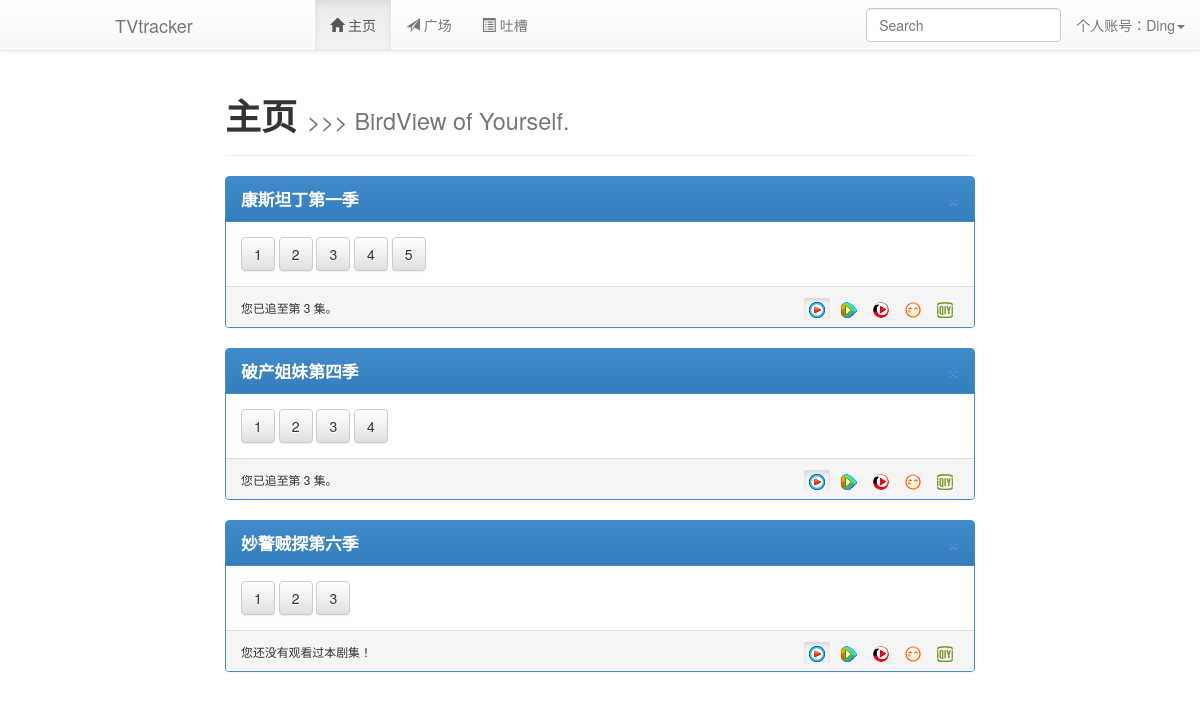
Screenshot of /home (signed in) with the database file from the repository.
### tables this page shows
CREATE TABLE user (
    id integer primary key autoincrement,
    username text not null,
    password text not null,
    noticenum integer not null default 0,
    notification text
);

CREATE TABLE tracking (
    id integer primary key autoincrement,
    tvname text not null,
    userid integer not null,
    epnum integer not null default 0,
    end integer not null default 0
);

CREATE TABLE tv (
    id integer primary key autoincrement,
    tvname text not null,
    episode integer not null,
    epname text,
    address text not null,
    type text not null
);

### application.py (the view)
@app.route('/home')
def homePage():
    if session.get('logged_in'):
        user = query_db('select * from user where username = ?', [session['username']], one=True)
        tracking = query_db('select tvname, epnum from tracking where userid = ?', [user['id']])
        mytv = []
        if tracking:
            for i in tracking:
                L = query_db('select episode, epname, address, type from tv where tvname = ? order by episode ASC', [i['tvname']])
                mytv.append(L)
        return render_template('homePage.html', user = user, zipped = zip(tracking, mytv), tracking = tracking)
    else:
        return redirect(url_for('welcome'))

### application.py (called while the page is built)
def connect_db():
    return sqlite3.connect(app.config['DATABASE'])

@app.before_request
def before_request():
    g.db = connect_db()

@app.teardown_request
def teardown_request(exception):
    g.db.close()

def query_db(query, args=(), one=False):
    cur = g.db.execute(query, args)
    rv = [dict((cur.description[idx][0], value)
               for idx, value in enumerate(row)) for row in cur.fetchall()]
    return (rv[0] if rv else None) if one else rv

### templates/homePage.html (shortened to what this page needs)
{% extends "dashboard.html" %}
{% block body %}
  <div class="page-header">
    <h1><b>主页</b> <small>>>> BirdView of Yourself.</small></h1>
  </div>
  {% if not tracking %}
    <div class="jumbotron" background="black">
      <h3 align="center">你没有添加任何剧集，快到上方的搜索栏添加吧！</h3>
    </div>
    {% else %}
    {% for i, j in zipped %}
        {% if i.end != 0 %}
          <div class="panel panel-primary">
        {% else %}
          <div class="panel panel-warning">
        {% endif %}
          <div class="panel-heading">
            <big><b>{{ i.tvname }}</b></big>
            <button type="button" class="close" data-dismiss="modal"><span aria-hidden="true"><a href="{{ url_for('removeTV') }}?tv={{ i.tvname }}">&times;</a></span><span class="sr-only">关闭</span></button>
          </div>
          <div class="panel-body">
            {% for k in j %}
              <a class="btn btn-default ep {{ i.tvname }} {{ k.type }}" href="{{ k.address }}" onclick="$.get('{{ url_for('updateTV') }}?tv={{ i.tvname }}&ep={{ k.episode }}')" target="_blank">{{ k.episode }}</a>
            {% endfor %}
          </div>
          <div class="panel-footer">
            {% if i.epnum == 0 %}
              <small>您还没有观看过本剧集！</small>
            {% else %}
              <small>您已追至第 {{ i.epnum }} 集。</small>
            {% endif %}
            <div class="pull-right">
              <span class="btn btn-xs yuan {{ i.tvname }} youku active" onclick="switchYuan('{{ i.tvname }}', 'youku')"><img src="{{ url_for('static', filename='youku.png') }}"></span>
              <span class="btn btn-xs yuan {{ i.tvname }} vqq" onclick="switchYuan('{{ i.tvname }}', 'vqq')"><img src="{{ url_for('static', filename='vqq.png') }}"></span>
              <span class="btn btn-xs yuan {{ i.tvname }} sohu" onclick="switchYuan('{{ i.tvname }}', 'sohu')"><img src="{{ url_for('static', filename='sohu.png') }}"></span>
              <span class="btn btn-xs yuan {{ i.tvname }} tudou" onclick="switchYuan('{{ i.tvname }}', 'tudou')"><img src="{{ url_for('static', filename='tudou.png') }}"></span>
              <span class="btn btn-xs yuan {{ i.tvname }} iqiyi" onclick="switchYuan('{{ i.tvname }}', 'iqiyi')"><img src="{{ url_for('static', filename='iqiyi.png') }}"></span>
            </div>
          </div>
        </div>
    {% endfor %}
  {% endif %}
{% endblock %}

### templates/dashboard.html (shortened to what this page needs)
<!DOCTYPE html>
<html>
  <head>
  <link rel="stylesheet" type="text/css" href="{{ url_for('static', filename='bootstrap.min.css') }}">
  <link rel="stylesheet" type="text/css" href="{{ url_for('static', filename='bootstrap-theme.min.css') }}">
  </head>
  <body>
  <nav class="navbar navbar-default navbar-fixed-top" role="navigation">
    <div class="container-fluid">
      <div class="navbar-header">
        <a class="navbar-brand" href="">TVtracker</a>
      </div>
      <div class="collapse navbar-collapse" id="menu_list">
        <ul class="nav navbar-nav">
          <li id="menu_list_hp">
            <a href="{{ url_for('homePage') }}"><span class="glyphicon glyphicon-home"></span> 主页</a>
          </li>
          <li id="menu_list_sp">
            <a href="{{ url_for('squarePage') }}"><span class="glyphicon glyphicon-send"></span> 广场</a>
          </li>
          <li id="menu_list_tp">
            <a href="{{ url_for('talkPage') }}"><span class="glyphicon glyphicon-list-alt"></span> 吐槽</a>
          </li>
        </ul>
        <ul class="nav navbar-nav navbar-right">
          <li class="dropdown">
            <form style="padding: 0;" class="navbar-form" role="search">
              <div class="form-group">
                <input type="text" id="searchHint" data-toggle="dropdown" class="form-control dropdown-toggle" placeholder="Search" onkeyup="hintTVandUser(this.value)" aria-haspopup="true" aria-expanded="false" AUTOCOMPLETE="OFF">
              </div>
            </form>
          </li>
          <li class="dropdown">
            <a href="#" onclick="$('#newMsg').popover('destroy');" class="dropdown-toggle" data-toggle="dropdown"><span  data-toggle="popover" data-placement="bottom" data-trigger="manual" title="新消息！" data-content="你收到了新消息~" id="newMsg"> 个人账号：{{ session['username'] }}</span><span class="caret"></span></a>
          </li>
        </ul>
      </div>
    </div>
  </nav>
  <div class="container-fluid">
    <div class="col-md-8 col-md-offset-2" id="PAGE">
      {% block body %}{% endblock %}
    </div>
  </div>
  </body>
</html>

### templates/dashboard.html (style rules this page uses)
.navbar-header { padding-left: 100px; min-width: 300px; }
#PAGE { padding-top: 55px; }

### templates/homePage.html (style rules this page uses)
.yuan { cursor:pointer; }

### rows the page displays
user: username "Ding"
tracking: tvname "康斯坦丁第一季", epnum "3"
tv: episode "1"
tv: episode "2"
tv: episode "3"
tv: episode "4"
tv: episode "5"
tracking: tvname "破产姐妹第四季", epnum "3"
tv: episode "1"
tv: episode "2"
tv: episode "3"
tv: episode "4"
tracking: tvname "妙警贼探第六季"
tv: episode "1"
tv: episode "2"
tv: episode "3"
